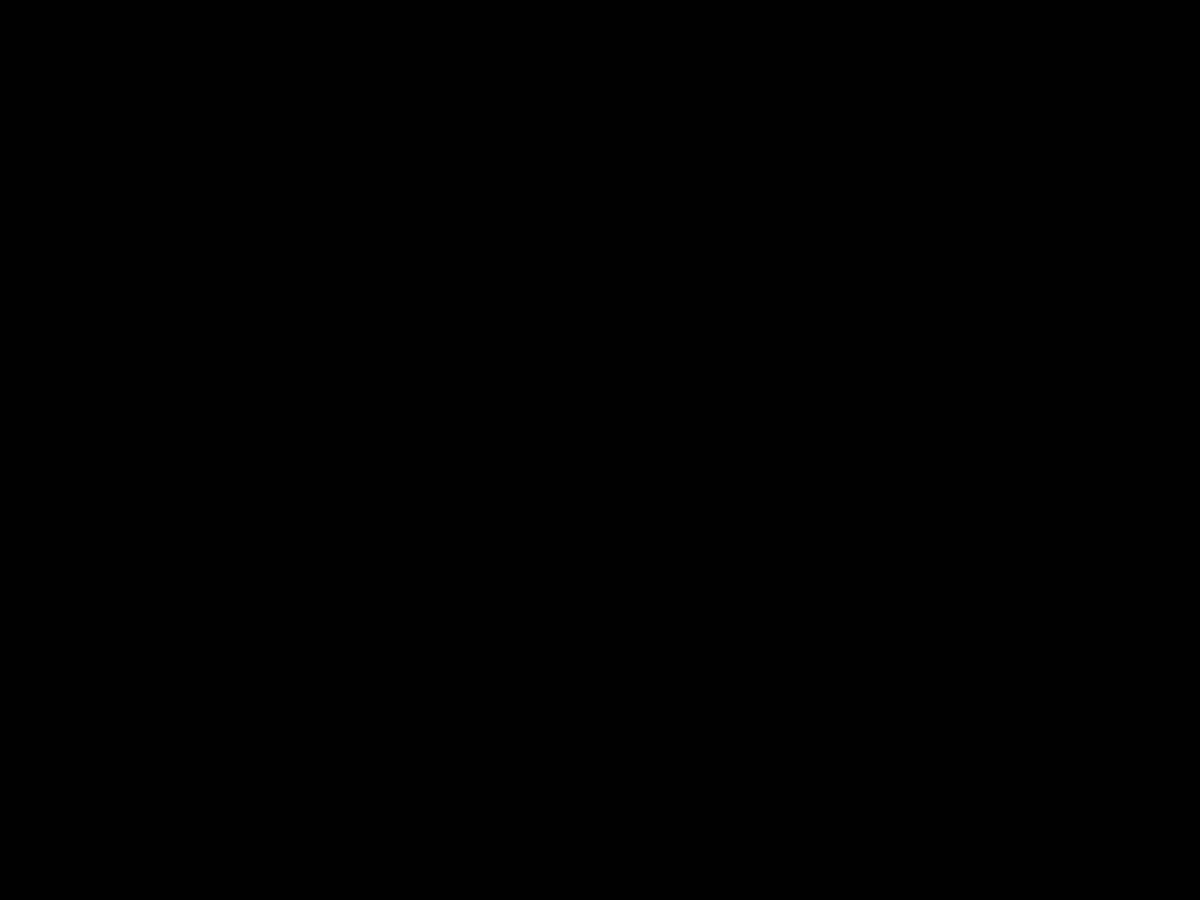
Frame 1 (no input)
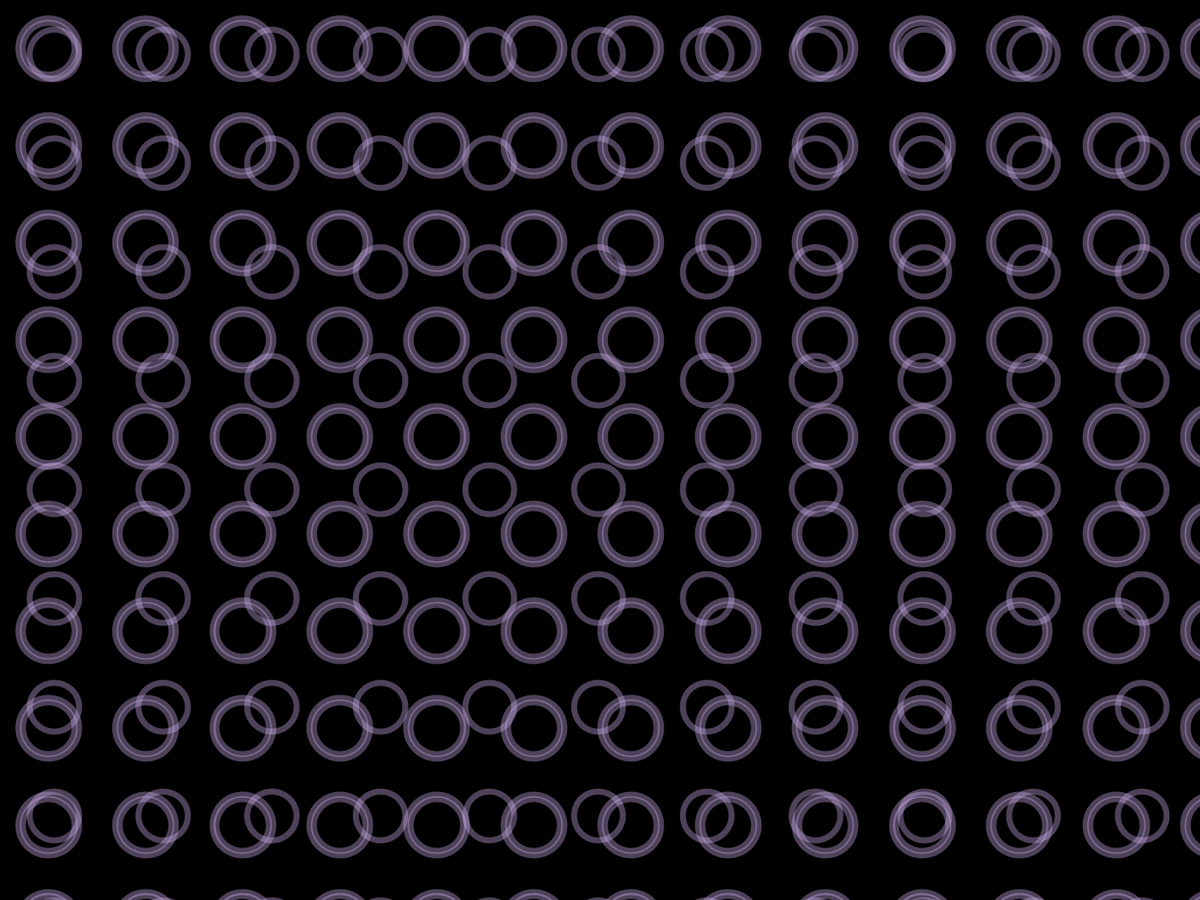
Frame 60 (the mouse pressed at the canvas centre just before this capture)
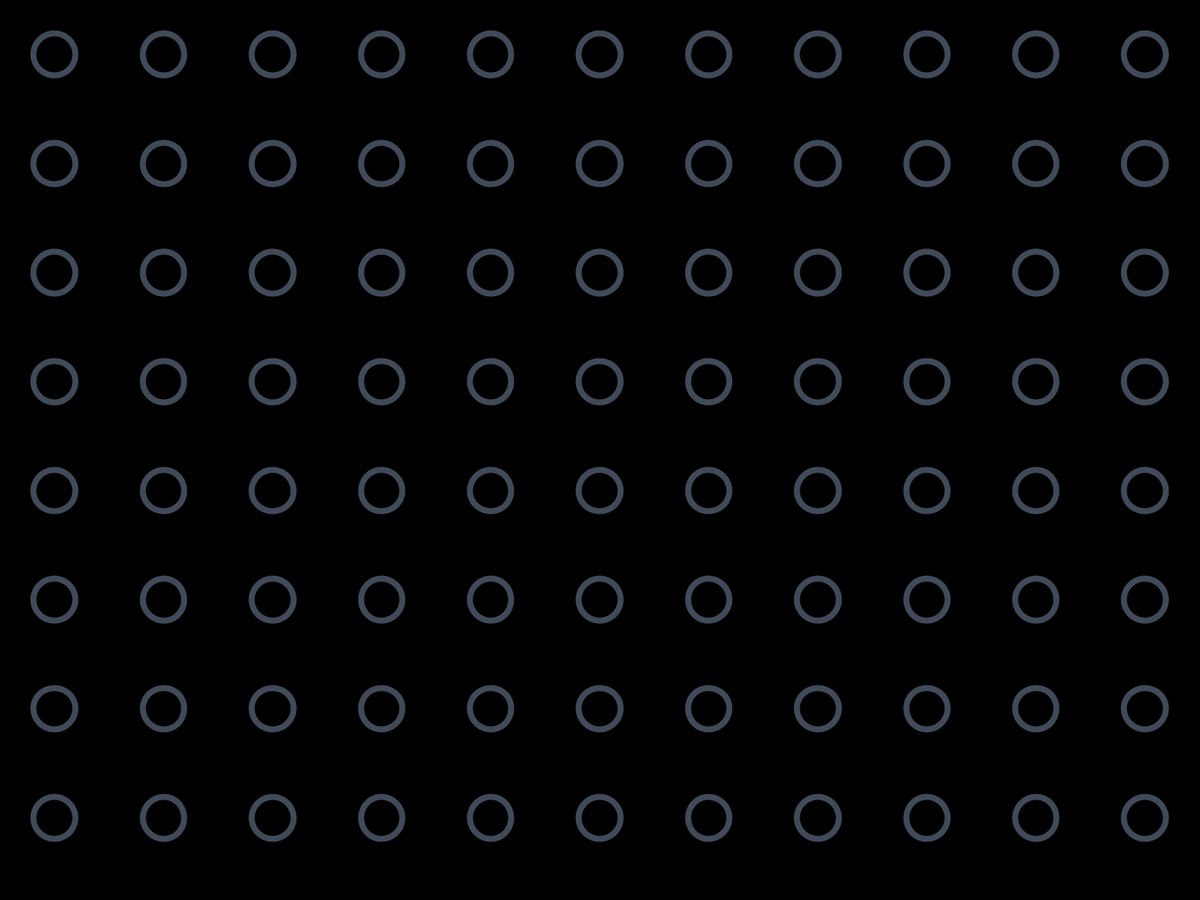
Frame 120 (the mouse held since frame 60 and released just before this capture)

The Processing sketch that drew these frames (run headless with seeded random() and noise(); from frame 60 on, the mouse is pressed at the canvas centre):

// Processing sketch: CirclePump
// ── CirclePump.pde
/**
 * Constants
 */

/**
 * Values
 */

private float t = 0f;

private float ballMultiplier = 1f;

private boolean draw = true;

/**
 * Lifecycle
 */

void setup() {
  //size(1920, 1080);
   fullScreen();
  // fullScreen(2);
  background(0);
  noFill();
  strokeWeight(8f);
}

void draw() {
  if (!draw) {
    background(0);
    return;
  }
  
  if (millis() % 3 == 0) {
    background(0);
  }
    
  if (random(1f) > 0.9f) {
    setRandomColor();
  }
  
  if (random(1f) > 0.95f) {
    ballMultiplier = 0.3f + random(1.7f);
  }
  
  final float maxRadius = height / (7 * ballMultiplier);
  
  for (int x = 0; x < 15 * ballMultiplier; x++) {
    for (int y = 0; y < 7 * ballMultiplier; y++) {
      final float radius = maxRadius + maxRadius* sin(t*10);
      ellipse(maxRadius / 2f + x*maxRadius, maxRadius / 2f +y*maxRadius, radius, radius);
    }
  }
  t += 0.01f;
}

void keyPressed() {
  if (key == 'x') {
    draw = false;
  }
}

void keyReleased() {
  if (key == 'x') {
    draw = true;
  }
}

private void setRandomColor() {
  stroke(getRandomColorWithAlpha(0x60));
}

private color getRandomColorWithAlpha(final int alpha) {
  return color(
    (int) random(100) + 155, 
    (int) random(100) + 155, 
    (int) random(100) + 155, 
    alpha
    );
}
